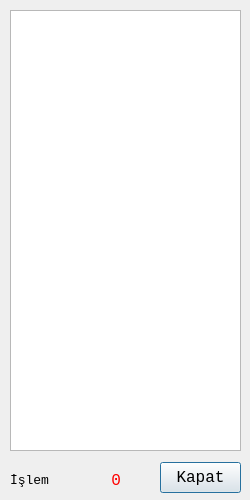
<?xml version="1.0" encoding="UTF-8"?>
<ui version="4.0">
 <class>GecmisSatislarDialog</class>
 <widget class="QDialog" name="GecmisSatislarDialog">
  <property name="geometry">
   <rect>
    <x>0</x>
    <y>0</y>
    <width>250</width>
    <height>500</height>
   </rect>
  </property>
  <property name="minimumSize">
   <size>
    <width>250</width>
    <height>500</height>
   </size>
  </property>
  <property name="maximumSize">
   <size>
    <width>250</width>
    <height>500</height>
   </size>
  </property>
  <property name="font">
   <font>
    <family>Monospace</family>
    <pointsize>12</pointsize>
   </font>
  </property>
  <property name="windowTitle">
   <string>Günlük İşlemler</string>
  </property>
  <widget class="QListWidget" name="SonSatislarlistWidget">
   <property name="geometry">
    <rect>
     <x>10</x>
     <y>10</y>
     <width>231</width>
     <height>441</height>
    </rect>
   </property>
   <property name="font">
    <font>
     <family>Monospace</family>
     <pointsize>10</pointsize>
    </font>
   </property>
  </widget>
  <widget class="QPushButton" name="KapatpushButton">
   <property name="geometry">
    <rect>
     <x>160</x>
     <y>462</y>
     <width>81</width>
     <height>31</height>
    </rect>
   </property>
   <property name="text">
    <string>Kapat</string>
   </property>
   <property name="icon">
    <iconset resource="images.qrc">
     <normaloff>:/images/ui/remove.png</normaloff>:/images/ui/remove.png</iconset>
   </property>
  </widget>
  <widget class="QLabel" name="label_5">
   <property name="geometry">
    <rect>
     <x>10</x>
     <y>470</y>
     <width>41</width>
     <height>21</height>
    </rect>
   </property>
   <property name="font">
    <font>
     <family>Monospace</family>
     <pointsize>10</pointsize>
    </font>
   </property>
   <property name="text">
    <string>İşlem</string>
   </property>
  </widget>
  <widget class="QLabel" name="IslemSayisilabel">
   <property name="geometry">
    <rect>
     <x>60</x>
     <y>470</y>
     <width>61</width>
     <height>20</height>
    </rect>
   </property>
   <property name="font">
    <font>
     <family>Monospace</family>
     <pointsize>12</pointsize>
    </font>
   </property>
   <property name="layoutDirection">
    <enum>Qt::RightToLeft</enum>
   </property>
   <property name="styleSheet">
    <string notr="true">color: rgb(255, 0, 0);</string>
   </property>
   <property name="text">
    <string>0</string>
   </property>
   <property name="alignment">
    <set>Qt::AlignRight|Qt::AlignTrailing|Qt::AlignVCenter</set>
   </property>
  </widget>
 </widget>
 <resources>
  <include location="images.qrc"/>
 </resources>
 <connections/>
</ui>
